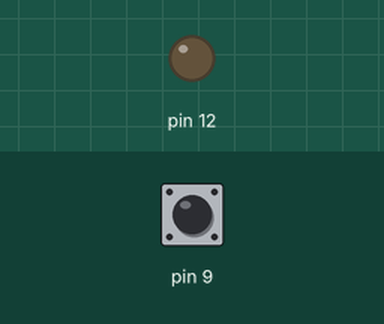
This sketch was run on a simulated Arduino Uno, built with avr-gcc and run on an emulated ATmega328P. Shown: output pins drawn as LEDs (lit = HIGH). Inputs (shaded band) come from the test bench; at power-on: pin 9 HIGH.

Above: at 1.2 s.
1.3 s: pin 9 pulsed LOW 5 times (0.12 s each, 0.3 s apart)
At 3.2 s:
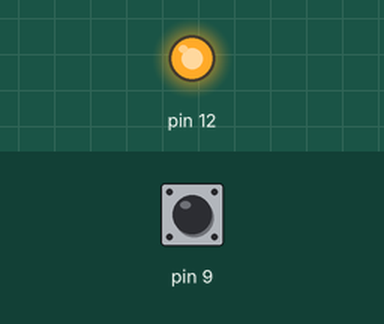
Timing chart, 0 to 4.7 s (numbered marks = the images above; inputs shaded):
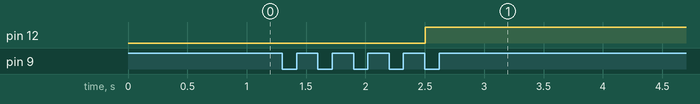

Measured:
- after the input at 1.3 s, pin 12: LOW → HIGH after 1.2 s

The sketch:

Res-Pull-up.ino
```cpp
void setup() {
  pinMode (9,INPUT_PULLUP);
  pinMode (12,OUTPUT);
}
boolean Eant = 1, Fl = 0, Fs = 0, Fb = 0;
int cont = 0, led = 0;
void loop() {
  Eant = digitalRead (9);
  delay (10);
  Fl = (Eant ^ (digitalRead (9)));
  if (Fl){
    if (!digitalRead (9)){
      Fb = 1;
      Fs = 0;
    }else{
      Fb = 0;
      Fs = 1;
    }
  }
  cont = cont + Fb;
  if (cont >= 5){
    led = !led;
    digitalWrite (12, led);
    cont = 0;
  }
  Fs = 0;
  Fb = 0;
}
```
